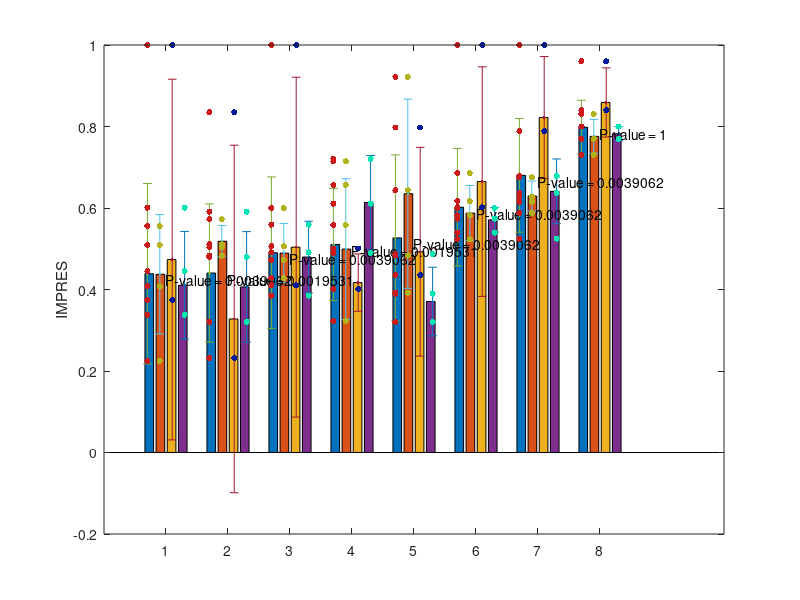

The MATLAB source for this figure:
load('tab2.mat')
load('SIZES.mat')
load('pred.mat')
T=tab2;

%%get sizes for weighted means
wights = [length(SIZES.P1)+length(SIZES.N1),length(SIZES.P2)+length(SIZES.N2),length(SIZES.P3)+length(SIZES.N3),length(SIZES.P4)+length(SIZES.N4),length(SIZES.P5)+length(SIZES.N5),length(SIZES.P6)+length(SIZES.N6),length(SIZES.P7)+length(SIZES.N7),length(SIZES.P10)+length(SIZES.N10),length(SIZES.P11)+length(SIZES.N11)]';

prep = [2,5,7,8];%%pre PD-1
onp = [4,9];%% on PD-1
pd = [2,4,5,7,8,9];%% all PD-1
ct = [1,3,6];%%CTLA-4
MM=[];
SD=[];

%%get mean and std of AUCs per each group
for i = 1:8
    v=T(i,:);
    MM(i,4) = v(ct)*wights(ct)/sum(wights(ct));
    SD(i,4) = std(v(ct));
    MM(i,2) = v(prep)*wights(prep)/sum(wights(prep));
    SD(i,2) = std(v(prep));
    MM(i,3) = v(onp)*wights(onp)/sum(wights(onp));
    SD(i,3) = std(v(onp));
    MM(i,1) = v*wights/sum(wights);
    SD(i,1) = std(v);
    
    %%for overlaid scatters 
    SP1(i,:) = v(ct);
    SP2(i,:) = v(onp);
    SP3(i,:) = v(prep);
    SP4(i,:) = v;
end

%%compare performances all treatments (P-values on top of bars)
pp1=[]; 
for i = 1:8
    v1=T(i,:);
    v2=T(8,:);
    [pp1(i),hh] = signrank(v1,v2,'tail','left');
end

% pp1(pp1==pp1(1))=0.004;
[sv,si] = sort(MM(:,1));
SD1 = SD(si,:);

MM1 = MM(si,:);
pp2 = pp1(si);

bar(1:8,MM1,0.8)
ylabel('IMPRES')
% text(1:8,MM1,pred(si), 'HorizontalAlignment','center','VerticalAlignment','bottom')

pvt={};
for i = 1:8
    pvt{i} = ['P-value = ',num2str(pp2(i))];
end
z=[0.7:1:7.7;0.9:1:7.9;1.1:1:8.1;1.3:1:8.3];
hold on
errorbar(z',MM1,SD1,'.')

text(1:8,sv,pvt,'VerticalAlignment','top')


SP11 = SP1(si,:);
SP22 = SP2(si,:);
SP33 = SP3(si,:);
SP44 = SP4(si,:);
xa1=reshape(repmat(z(4,:),3,1),24,1);
ya1=reshape(SP11',24,1);
scatter(xa1,ya1,20,'filled','MarkerFaceColor',[0 .9 .7]);

xa1=reshape(repmat(z(2,:),4,1),32,1);
ya1=reshape(SP33',32,1);
scatter(xa1,ya1,20,'filled','MarkerFaceColor',[0.7 .7 .1]);


xa1=reshape(repmat(z(3,:),2,1),16,1);
ya1=reshape(SP22',16,1);
scatter(xa1,ya1,20,'filled','MarkerFaceColor',[0 .1 .6]);



xa1=reshape(repmat(z(1,:),9,1),72,1);
ya1=reshape(SP44',72,1);
scatter(xa1,ya1,20,'filled','MarkerFaceColor',[0.8 .1 .1]);

